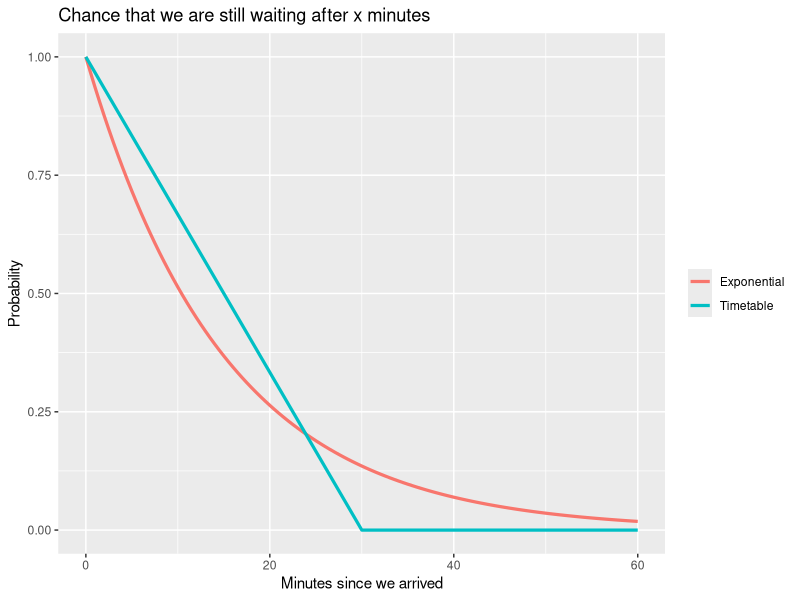

Write the R code that produced this figure.
## ---- chunk 1
rate <- 0.1
s <- 20
t <- 10

# P(X > s + t | X > s) = P(X > s + t) / P(X > s)
pexp(s + t, rate, lower.tail = FALSE) / pexp(s, rate, lower.tail = FALSE)

# P(X > t), for someone who has just arrived
pexp(t, rate, lower.tail = FALSE)
## ---- chunk 2
set.seed(1)
waits <- rexp(1e6, rate)

mean(waits[waits > s] > s + t)   # among those who waited s, share who waited t more
mean(waits > t)                  # share of all waits longer than t
## ---- chunk 3
#| fig-width: 8
#| fig-height: 4
library(tidyverse)

wait <- seq(0, 60, by = 0.5)
curves <- tibble(
  minutes = wait,
  Exponential = pexp(wait, 1 / 15, lower.tail = FALSE),
  Timetable   = punif(wait, 0, 30, lower.tail = FALSE)
) %>%
  pivot_longer(-minutes, names_to = "bus", values_to = "chance_still_waiting")

ggplot(curves, aes(minutes, chance_still_waiting, colour = bus)) +
  geom_line(linewidth = 1.1) +
  labs(title = "Chance that we are still waiting after x minutes",
       x = "Minutes since we arrived", y = "Probability", colour = NULL)
